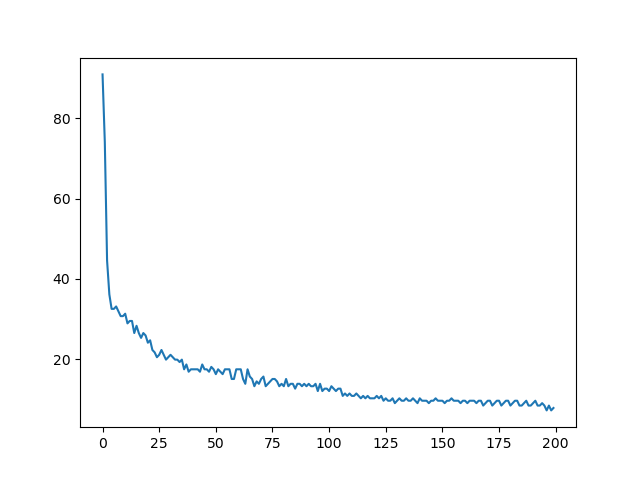

This figure's Python source:
import pandas as pd
import numpy as np
import matplotlib.pyplot as plt
import random as rd
from scipy.cluster.vq import whiten

# lecture de la base de données
df = pd.read_csv("https://raw.githubusercontent.com/allisonhorst/palmerpenguins/c19a904462482430170bfe2c718775ddb7dbb885/inst/extdata/penguins.csv")
df = df.dropna() # pour supprimer les lignes avec des valeurs manquantes
#print(df.head()) # pour afficher les premières lignes

# matrice des entrées (longueur du bec, largueur du bec, longueur des nageoires, poids du corps)
entrees = df[["bill_length_mm","bill_depth_mm","flipper_length_mm","body_mass_g"]].to_numpy()


# matrice des sorties (manchot Adélie, manchot Papou, manchot à jugulaire)
sp = ["Adelie","Gentoo","Chinstrap"]
sorties = np.zeros([len(df),len(sp)])
for s in range(len(sp)) :
   sorties[:,s] = df.species==sp[s]

eta = 1/300

poids = np.array([rd.randint(-100, 100) / 100 for i in range(15)])
poids = poids.reshape(3, 5)
#print(poids)


learning_data = np.zeros([len(entrees)//2 + 1, 4])
learning_data[: 145//2 + 1] = entrees[: 145//2 + 1]
learning_data[145//2 : 264//2 + 1] = entrees[145//2 : 264//2 + 1]
#learning_data[145//2 : 264//2 + 1] = entrees[145//2 : 264//2 + 1]
learning_data[264//2 : 333//2 + 1] = entrees[264//2 : 333//2 + 1]
learning_data = entrees
test_data = np.zeros([len(entrees)//2, 4])


for i in range(len(learning_data[0])):
	learning_data[:,i] /= max(learning_data[:,i])

idx = np.arange(len(learning_data))
np.random.shuffle(idx)
learning_data = learning_data[idx,:]
print(learning_data)
test_data = learning_data[251:]
learning_data = learning_data[:250]
sorties = sorties[idx,:]


tab_test = []

tab = []
for etapes in range(200):
	erreur = 0
	erreur_test = 0

	for p in range(len(learning_data)):
		
		for j in range(len(sp)):
			value = 0
			for i in range(len(learning_data[0])):
			 
				value += poids[j][i]  * learning_data[p][i]

			if value < 0:
				value = 0
			else:
				value = 1

			erreur += (sorties[p][j] - value)**2
			for i in range(len(learning_data[0])):

				poids[j,i] += eta * (sorties[p][j] - value) * learning_data[p][i]
			
			poids[j, -1] += -(eta * (sorties[p][j] - value))



			for p in range(len(test_data)):
		
				for j in range(len(sp)):
					value_test = 0
					for i in range(len(test_data[0])):
					
						value_test += poids[j][i]  * test_data[p][i]


					if value_test < 0:
						value_test = 0
					else:
						value_test =1

					erreur_test += (sorties[p][j] - value_test)**2
			tab_test.append(erreur/len(test_data)*100)



				
	tab.append(erreur/len(learning_data)*100)
	tab_test.append(erreur/len(test_data)*100)

"""
for etapes in range(200):
	erreur = 0

	for p in range(len(test_data)):
		
		for j in range(len(sp)):
			value = 0
			for i in range(len(test_data[0])):
			 
				value += poids[j][i]  * test_data[p][i]

			if value < 0:
				value = 0
			else:
				value = 1

			erreur += (sorties[p][j] - value)**2
			
			#for i in range(len(learning_data[0])):

			#	poids[j,i] += eta * (sorties[p][j] - value) * learning_data[p][i]
			
			#poids[j, -1] += -(eta * (sorties[p][j] - value))
				
"""
#print(tab[2])
plt.plot(tab)



plt.show()

plt.plot(tab_test)
plt.show()




#print(np.where(df.species == "Gentoo"))
#print(entrees)
#print(learning_data) 
